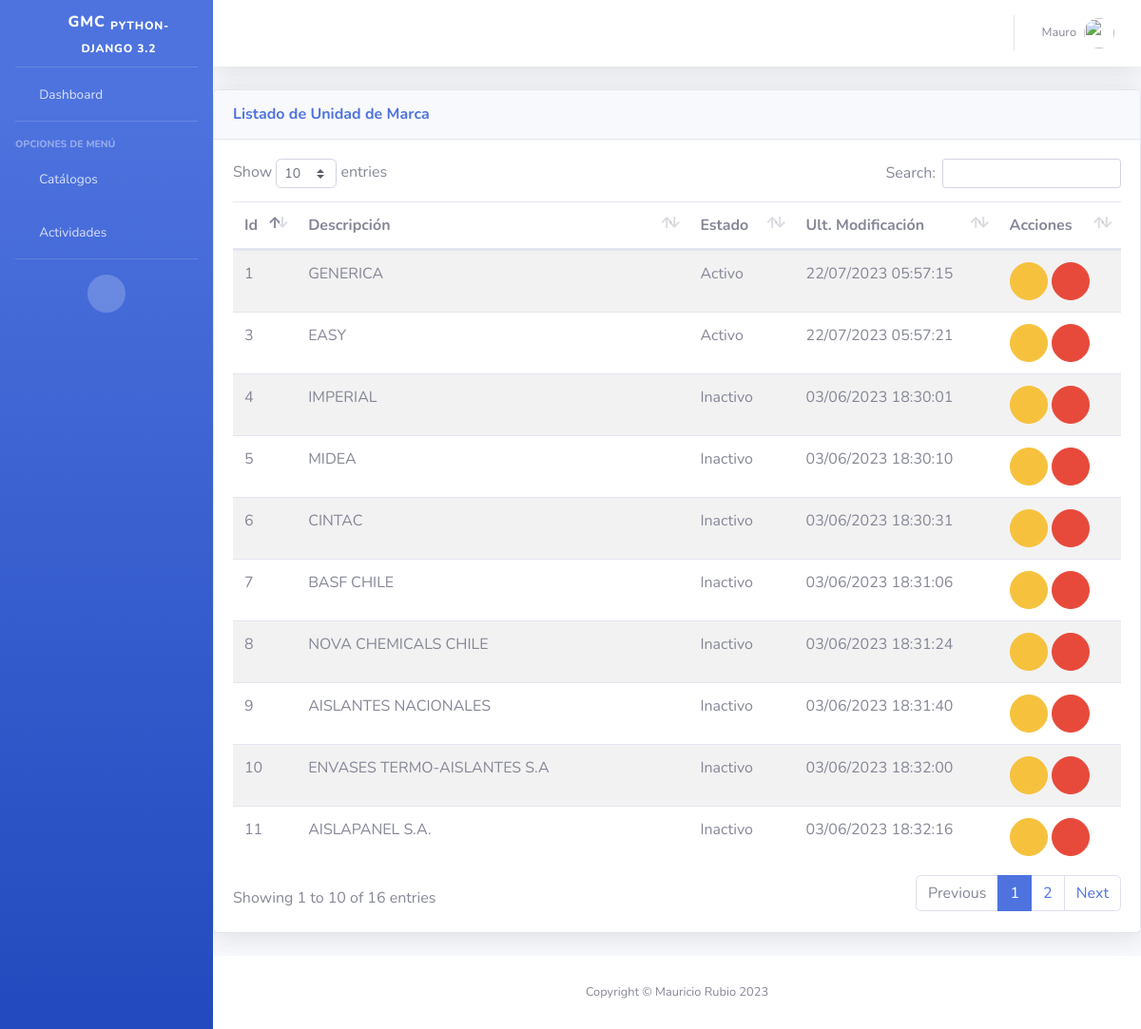
The page /inv/marcas/ (signed in) on the database its author committed.
### inv/models.py (models this page shows, shortened)
class Marca(ClaseModelo):
    descripcion = models.CharField(
        max_length=100,
        help_text='Descripción de la Marca',
        unique=True
    )
    class Meta:
        verbose_name_plural = "Marca"

### inv/views.py (the view)
# urls.py: path('marcas/',MarcaView.as_view(), name="marca_list"),
class MarcaView(SinPrivilegios,\
     generic.ListView):
    permission_required = "inv.view_marca"
    model = Marca
    template_name = "inv/marca_list.html"
    context_object_name = "obj"

### inv/templates/inv/marca_list.html (shortened to what this page needs)
{% extends 'base/base.html' %}
{% block page_content %}
<div class="card shadow mb-4">
  <div class="card-header py-3 d-flex flex-row align-items-center justify-content-between">
    <h6 class="m-0 font-weight-bold text-primary">Listado de Unidad de Marca</h6>
    <div class="dropdown no-arrow">
      <a class="dropdown-toggle" href="#" role="button" id="dropdownMenuLink" data-toggle="dropdown" aria-haspopup="true" aria-expanded="false">
        <i class="fas fa-ellipsis-v fa-sm fa-fw text-gray-400"></i>
      </a>
    </div>
  </div>
  <div class="card-body">
    <table class="table table-striped table-hover">
      <thead>
        <th>Id</th>
        <th>Descripción</th>
        <th>Estado</th>
        <th>Ult. Modificación</th>
        <th class="all">Acciones</th>
      </thead>
      <tbody>
        {% for item in obj%}
        <tr>
          <td>{{ item.id }}</td>
          <td>{{ item.descripcion }}</td>
          <td>{{item.estado|yesno:"Activo,Inactivo"}}</td>
          <td>{{ item.fm|date:"d/m/Y H:i:s"}}</td>
          <td>
            <a href="{% url 'inv:marca_edit' item.id %}" class="btn btn-warning btn-circle" role="button"><i class="far fa-edit"></i></a>
            <a href="{% url 'inv:marca_inactivar' item.id %}" class="btn btn-danger btn-circle" role="button"><i class="far fa-thumbs-down"></i></a>
          </td>
        </tr>
        {% endfor %}
      </tbody>
    </table>
  </div>
</div>
{% endblock %}

### templates/base/base.html (shortened to what this page needs)
{% load static %}
<!DOCTYPE html>
<html lang="es">
<head>
  <link href="{% static  'base/vendor/fontawesome-free/css/all.min.css' %}" rel="stylesheet" type="text/css">
  <link href="{% static  'base/css/sb-admin-2.min.css' %}" rel="stylesheet">
   <link href="{% static 'base/vendor/datatables/dataTables.bootstrap4.min.css'%}" rel="stylesheet">
  <link rel="stylesheet" href="{% static 'base/vendor/jquery_confirm/jquery-confirm.min.css' %}">
  <link rel="stylesheet" href="https://cdnjs.cloudflare.com/ajax/libs/jquery-datetimepicker/2.5.20/jquery.datetimepicker.min.css" />
  <link rel="stylesheet" href="https://unpkg.com/bootstrap-table@1.15.3/dist/bootstrap-table.min.css">
  <link href="https://cdnjs.cloudflare.com/ajax/libs/select2/4.0.8/css/select2.min.css" rel="stylesheet" />
</head>
<body id="page-top" class="bg-gradient-primary">
  {% block side_bar %}
  <div id="wrapper">
    <ul class="navbar-nav bg-gradient-primary sidebar sidebar-dark accordion" id="accordionSidebar">
      <a class="sidebar-brand d-flex align-items-center justify-content-center" href="{% url 'bases:home' %}">
        <div class="sidebar-brand-icon rotate-n-15">
          <i class="fas fa-laugh-wink"></i>
        </div>
        <div class="sidebar-brand-text mx-3">GMC <sub>Python-Django 3.2</sub> </div>
      </a>
      <hr class="sidebar-divider my-0">
      <li class="nav-item">
        <a class="nav-link" href="{% url 'bases:home' %}">
          <i class="fas fa-fw fa-tachometer-alt"></i>
          <span>Dashboard</span></a>
      </li>
      <hr class="sidebar-divider">
      <div class="sidebar-heading">
        Opciones de Menú
      </div>
      {% url 'inv:categoria_list' as cat_url %}
      {% url 'inv:subcategoria_list' as s_cat_url %}
      {% url 'cmp:compras_list' as cmp_url %}
      <li class="nav-item {% if cat_url in request.path or s_cat_url in request.path  %} active {% endif %}">
        <a class="nav-link collapsed" href="#" data-toggle="collapse" data-target="#collapseTwo" aria-expanded="true" aria-controls="collapseTwo">
          <i class="fas fa-fw fa-cog"></i>
          <span>Catálogos</span>
        </a>
      </li>
      <li class="nav-item {% if cmp_url in request.path  %} active {% endif %}">
        <a class="nav-link collapsed" href="#" data-toggle="collapse" data-target="#collapseCompras" aria-expanded="true" aria-controls="collapseCompras">
          <i class="fas fa-fw fa-truck"></i>
          <span>Actividades</span>
        </a>
      </li>
      <hr class="sidebar-divider d-none d-md-block">
      <div class="text-center d-none d-md-inline">
        <button class="rounded-circle border-0" id="sidebarToggle"></button>
      </div>
    </ul>
    {% endblock side_bar %}
    <div id="content-wrapper" class="d-flex flex-column">
      <div id="content">
        {% block top_bar %}
        <nav class="navbar navbar-expand navbar-light bg-white topbar mb-4 static-top shadow">
          <ul class="navbar-nav ml-auto">
            <li class="nav-item dropdown no-arrow">
              <a class="nav-link dropdown-toggle" href="#" id="userDropdown" role="button" data-toggle="dropdown" aria-haspopup="true" aria-expanded="false">
                <span class="mr-2 d-none d-lg-inline text-gray-600 small">{{ user.username }}</span>
                <img class="img-profile rounded-circle" src="{% static 'base/img/user.png' %}">
              </a>
            </li>
          </ul>
        </nav>
        {% endblock top_bar %}
        {% block page_content %}{% endblock %}
        {% block footer %}
      </div>
      <footer class="sticky-footer bg-white">
        <div class="container my-auto">
          <div class="copyright text-center my-auto">
            <span>Copyright &copy; Mauricio Rubio 2023</span>
          </div>
        </div>
      </footer>
    </div>
  </div>
  {% endblock %}
</body>
</html>

### rows shown on the page
Marca: id "1", descripcion "GENERICA", estado "Activo", fm "22/07/2023 05:57:15"
Marca: id "3", descripcion "EASY", estado "Activo", fm "22/07/2023 05:57:21"
Marca: id "4", descripcion "IMPERIAL", estado "Inactivo", fm "03/06/2023 18:30:01"
Marca: id "5", descripcion "MIDEA", estado "Inactivo", fm "03/06/2023 18:30:10"
Marca: id "6", descripcion "CINTAC", estado "Inactivo", fm "03/06/2023 18:30:31"
Marca: id "7", descripcion "BASF CHILE", estado "Inactivo", fm "03/06/2023 18:31:06"
Marca: id "8", descripcion "NOVA CHEMICALS CHILE", estado "Inactivo", fm "03/06/2023 18:31:24"
Marca: id "9", descripcion "AISLANTES NACIONALES", estado "Inactivo", fm "03/06/2023 18:31:40"
Marca: id "10", descripcion "ENVASES TERMO-AISLANTES S.A", estado "Inactivo", fm "03/06/2023 18:32:00"
Marca: id "11", descripcion "AISLAPANEL S.A.", estado "Inactivo", fm "03/06/2023 18:32:16"

### other values the page prints
{{ user.username }} "Mauro"
